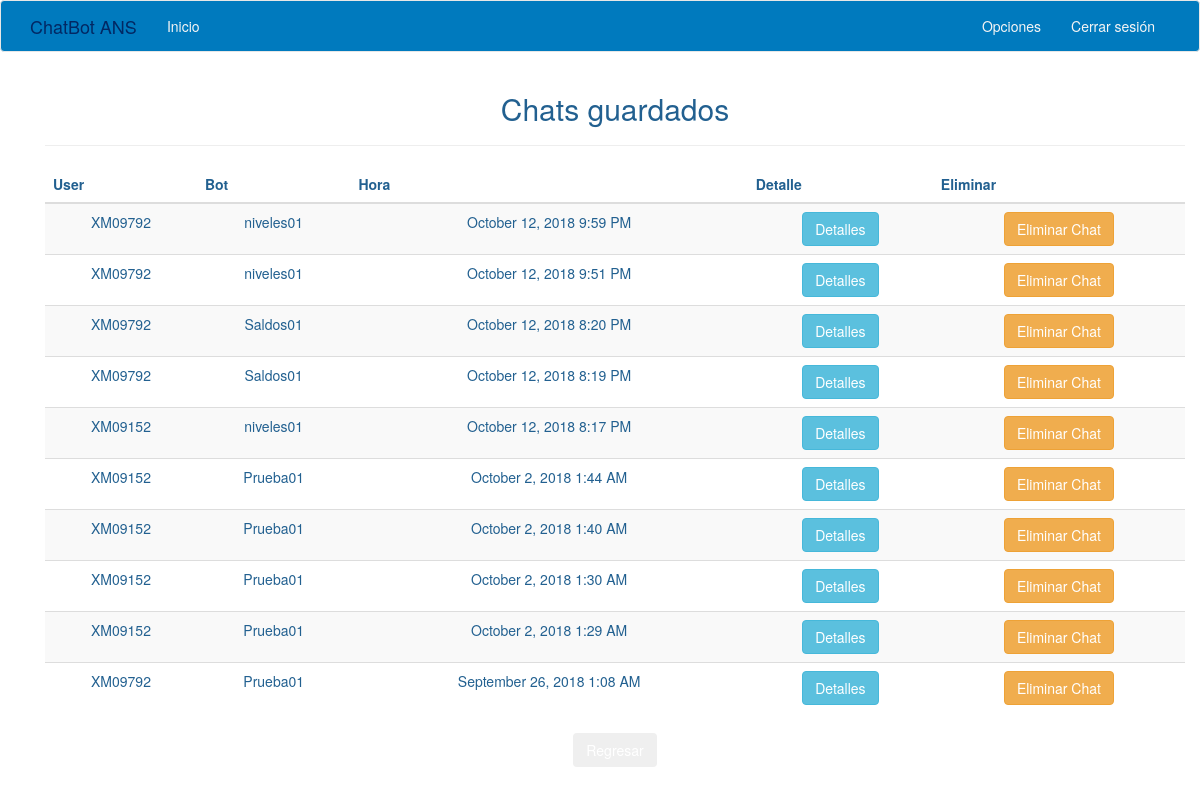
/main/chats (signed in), run on the app's committed database.
### app/models.py (models this page shows, shortened)
class Chat(db.Model):
    id = db.Column(db.Integer, primary_key=True)
    vars = db.Column(db.String(250))
    user_id = db.Column(db.Integer, db.ForeignKey('user.id'))
    bot_id = db.Column(db.Integer, db.ForeignKey('bot.id'))
    botdetail_id = db.Column(db.Integer, db.ForeignKey('botdetail.id'))
    timestamp = db.Column(db.DateTime, index=True, default=datetime.utcnow)
    detail = db.relationship('Chatdetail', backref='chat', lazy='dynamic')
    service = db.relationship('Service', backref='chat', lazy='dynamic')

class User(UserMixin, db.Model):
    id = db.Column(db.Integer, primary_key=True)
    username = db.Column(db.String(64), index=True, unique=True)
    email = db.Column(db.String(120), index=True)
    password_hash = db.Column(db.String(128))
    userlevel = db.Column(db.Integer)
    token = db.Column(db.String(32), index=True, unique=True)
    token_expiration =(db.Column(db.DateTime))
    chats = db.relationship('Chat', backref='user', lazy='dynamic')

class Bot(db.Model):
	id = db.Column(db.Integer, primary_key=True)
	botname = db.Column(db.String(64), index=True, unique=True)
	botdescription = db.Column(db.String(500))
	chats = db.relationship('Chat', backref='bot', lazy='dynamic')
	detail = db.relationship('Botdetail', backref='bot', lazy='dynamic')

### app/main/routes.py (the view)
@bp.route('/chats', methods=['GET', 'POST'])
@login_required
def chats():
    user = User.query.filter_by(username=current_user.username).first()
    if user.userlevel == 1:
        result = db.session.query(Chat).join(User).join(Bot).with_entities(Chat.timestamp, Chat.id, User.username, Bot.botname).order_by(Chat.id.desc()).all()
        return render_template('chats.html', title='Chats guardados', chats=result)
    return redirect(url_for('main.index'))

### app/models.py (called while the page is built)
@login.user_loader
def load_user(id):
	return User.query.get(int(id))

### app/main/templates/chats.html
{% extends "base.html" %}
{% block app_content %}
	<div class="container">
	<h2> Chats guardados </h2>
	<hr>
		<table class="table table-striped table-hover">
		<thead>
			<tr>
				<th>User</th>
				<th>Bot</th>
                <th>Hora</th>
				<th>Detalle</th>
                <th>Eliminar</th>
			</tr>
		<tbody>
		{% for chat in chats %}
			{% include '_chatsdata.html' %}
		{% endfor %}
		</tbody>
		</table>
		<a href="{{ url_for('main.index') }}"><button type="button" class="btn btn-md">Regresar</button></a>
	</div>
{% endblock %}

### app/main/templates/_chatsdata.html
      	<tr valign="center">
		<td>{{ chat[2] }}</td>
		<td>{{ chat[3] }}</td>
        <td>{{ moment(chat[0]).format('LLL') }}</td>
        <td><a href="{{ url_for('main.detchat', id=chat[1]) }}">
        <button type="button" class="btn btn-info btn-md">Detalles</button></a></td>
		<td><a href="{{ url_for('main.dchat', id=chat.id) }}">
        <button type="button" class="btn btn-warning btn-md">Eliminar Chat</button></a></td>
	</tr>

### app/static/css/chatNv20.css (style rules this page uses)
a, a:focus, a:hover { color: #fff; }
html, body { height: 100%; background-color: #fff; }
body { color: #226090; text-align: center; }

### data on the page
Chat: username "XM09792", botname "niveles01", moment "October 12, 2018 9:59 PM"
Chat: username "XM09792", botname "niveles01", moment "October 12, 2018 9:51 PM"
Chat: username "XM09792", botname "Saldos01", moment "October 12, 2018 8:20 PM"
Chat: username "XM09792", botname "Saldos01", moment "October 12, 2018 8:19 PM"
Chat: username "XM09152", botname "niveles01", moment "October 12, 2018 8:17 PM"
Chat: username "XM09152", botname "Prueba01", moment "October 2, 2018 1:44 AM"
Chat: username "XM09152", botname "Prueba01", moment "October 2, 2018 1:40 AM"
Chat: username "XM09152", botname "Prueba01", moment "October 2, 2018 1:30 AM"
Chat: username "XM09152", botname "Prueba01", moment "October 2, 2018 1:29 AM"
Chat: username "XM09792", botname "Prueba01", moment "September 26, 2018 1:08 AM"
